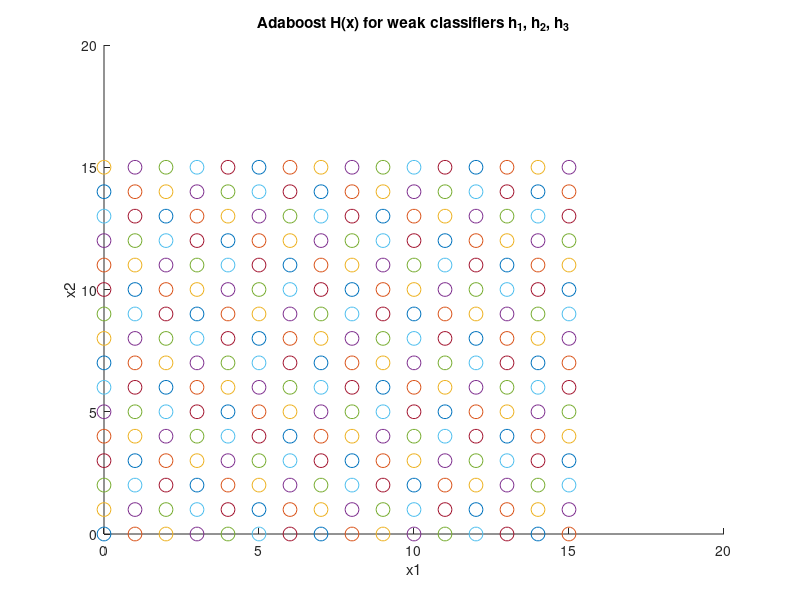
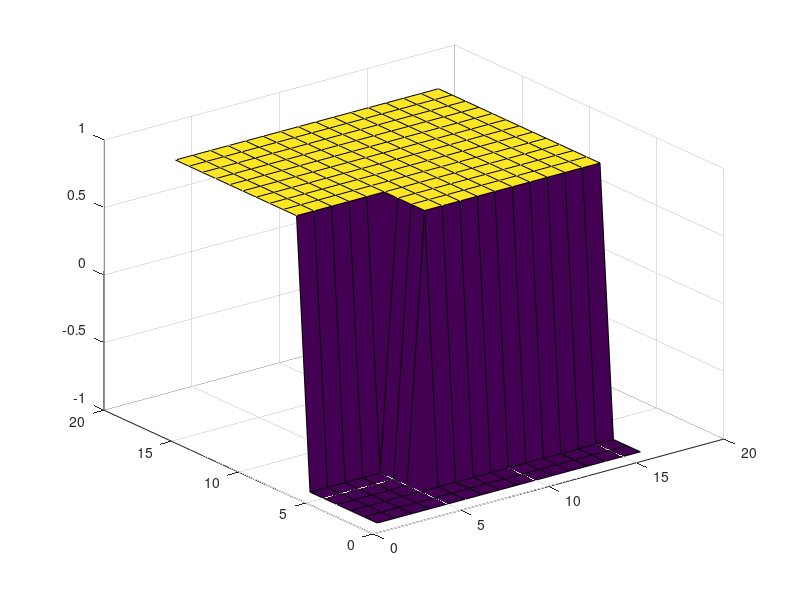

Write MATLAB code to recreate these figures, in order.
close all; clear all; clc;

x1 = linspace(0,15,16);
x2 = linspace(0,15,16);

[X1, X2] = meshgrid(x1,x2);

H = zeros(size(X1));
bnd1 = 4.5;
bnd2 = 5.5;
bnd3 = 2.5;
a1 = .5 * log(4);
a2 = .5 * log(7);
a3 = .5 * log(22/6);

figure();
hold on;
for i = 1:length(x2)
    for j = 1:length(x1)
        if x1(j) > bnd1
            h1 = 1; 
        else
            h1 = -1;
        end
        if x2(i) > bnd2
            h2 = 1; 
        else
            h2 = -1;
        end
        if x2(i) > bnd3
            h3 = 1; 
        else
            h3 = -1;
        end
        H(i,j) = sign(a1*h1 + a2*h2 + a3*h3);
        if H(i,j) == -1
            scatter(x1(j),x2(i), 100, 'rx')
        elseif H(i,j) == 1
            scatter(x1(j),x2(i), 100, 'b.')
        end
    end
end
hold off;
title('Adaboost H(x) for weak classifiers h_1, h_2, h_3');
xlabel('x1');
ylabel('x2');

figure();
surf(H);




